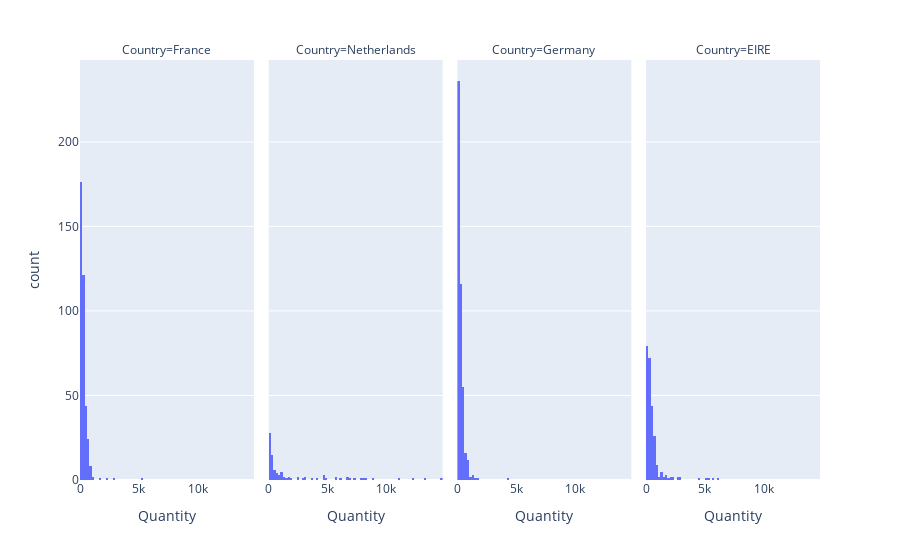

The notebook cell this image was saved under:
### Code cell
countries = df_countries.groupby(['InvoiceNo', 'Country'])['Quantity'].sum().reset_index()

px.histogram(countries, x='Quantity',

                   facet_col='Country')

### Figure 1 — Plotly figure (JSON) as saved in the notebook; plotly's stock layout.template omitted (floating-point values rounded to 4 significant figures; data arrays with more than 128 entries replaced by an {"elided": "..."} marker saying what was removed)
{"data": [{"alignmentgroup": "True", "bingroup": "x", "hovertemplate": "Country=France<br>Quantity=%{x}<br>count=%{y}<extra></extra>", "legendgroup": "", "marker": {"color": "#636efa", "pattern": {"shape": ""}}, "name": "", "offsetgroup": "", "orientation": "v", "showlegend": false, "type": "histogram", "x": {"elided": "379 int values"}, "xaxis": "x", "yaxis": "y"}, {"alignmentgroup": "True", "bingroup": "x", "hovertemplate": "Country=Netherlands<br>Quantity=%{x}<br>count=%{y}<extra></extra>", "legendgroup": "", "marker": {"color": "#636efa", "pattern": {"shape": ""}}, "name": "", "offsetgroup": "", "orientation": "v", "showlegend": false, "type": "histogram", "x": [96, 45, 6668, 8210, 6072, 288, 5730, 116, 111, 1116, 8174, 4034, 2940, 275, 151, 169, 722, 103, 1070, 11116, 1208, 636, 700, 426, 200, 72, 924, 12266, 72, 408, 126, 960, 4664, 64, 164, 1038, 1836, 328, 312, 84, 4718, 61, 350, 8998, 424, 1588, 9, 7807, 375, 14730, 992, 288, 4628, 480, 1012, 1, 144, 4951, 6932, 3717, 545, 3, 332, 15, 211, 269, 13392, 3020, 1728, 1780, 660, 29, 3069, 2400, 300, 2454, 216, 62, 6712, 1040, 32, 146, 32, 152, 372, 136, 5760, 200, 1284, 50, 7366, 452, 140], "xaxis": "x2", "yaxis": "y2"}, {"alignmentgroup": "True", "bingroup": "x", "hovertemplate": "Country=Germany<br>Quantity=%{x}<br>count=%{y}<extra></extra>", "legendgroup": "", "marker": {"color": "#636efa", "pattern": {"shape": ""}}, "name": "", "offsetgroup": "", "orientation": "v", "showlegend": false, "type": "histogram", "x": {"elided": "443 int values"}, "xaxis": "x3", "yaxis": "y3"}, {"alignmentgroup": "True", "bingroup": "x", "hovertemplate": "Country=EIRE<br>Quantity=%{x}<br>count=%{y}<extra></extra>", "legendgroup": "", "marker": {"color": "#636efa", "pattern": {"shape": ""}}, "name": "", "offsetgroup": "", "orientation": "v", "showlegend": false, "type": "histogram", "x": {"elided": "256 int values"}, "xaxis": "x4", "yaxis": "y4"}], "layout": {"annotations": [{"font": {}, "showarrow": false, "text": "Country=France", "x": 0.1175, "xanchor": "center", "xref": "paper", "y": 1, "yanchor": "bottom", "yref": "paper"}, {"font": {}, "showarrow": false, "text": "Country=Netherlands", "x": 0.3725, "xanchor": "center", "xref": "paper", "y": 1, "yanchor": "bottom", "yref": "paper"}, {"font": {}, "showarrow": false, "text": "Country=Germany", "x": 0.6275, "xanchor": "center", "xref": "paper", "y": 1, "yanchor": "bottom", "yref": "paper"}, {"font": {}, "showarrow": false, "text": "Country=EIRE", "x": 0.8825, "xanchor": "center", "xref": "paper", "y": 1, "yanchor": "bottom", "yref": "paper"}], "barmode": "relative", "legend": {"tracegroupgap": 0}, "margin": {"t": 60}, "xaxis": {"anchor": "y", "domain": [0, 0.235], "title": {"text": "Quantity"}}, "xaxis2": {"anchor": "y2", "domain": [0.255, 0.49], "matches": "x", "title": {"text": "Quantity"}}, "xaxis3": {"anchor": "y3", "domain": [0.51, 0.745], "matches": "x", "title": {"text": "Quantity"}}, "xaxis4": {"anchor": "y4", "domain": [0.765, 1.0], "matches": "x", "title": {"text": "Quantity"}}, "yaxis": {"anchor": "x", "domain": [0, 1], "title": {"text": "count"}}, "yaxis2": {"anchor": "x2", "domain": [0, 1], "matches": "y", "showticklabels": false}, "yaxis3": {"anchor": "x3", "domain": [0, 1], "matches": "y", "showticklabels": false}, "yaxis4": {"anchor": "x4", "domain": [0, 1], "matches": "y", "showticklabels": false}}}
